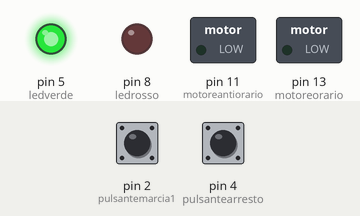
Bench run of a sketch on a simulated Arduino Uno, built with avr-gcc and run on an emulated ATmega328P. On the bench: switched loads named in the sketch (green lamp = pin HIGH), output pins drawn as LEDs (lit = HIGH). The test bench sets the inputs (shaded band); at power-on: pin 2 (pulsantemarcia1) LOW, pin 4 (pulsantearresto) LOW.

Above: at 1.2 s.
1.3 s: pin 2 (pulsantemarcia1) pulled HIGH for 0.15 s
At 1.7 s:
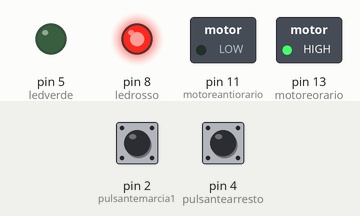
2.9 s: pin 4 (pulsantearresto) pulled HIGH for 0.15 s
At 4.1 s:
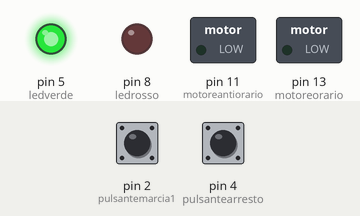
4.5 s: pin 2 (pulsantemarcia1) pulled HIGH for 1 s
At 5.3 s:
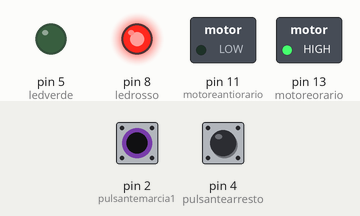
7.0 s: pin 2 (pulsantemarcia1) driven HIGH and pin 4 (pulsantearresto) driven HIGH
At 7.5 s:
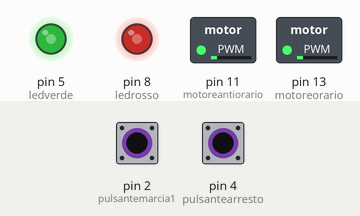
8.5 s: pin 2 (pulsantemarcia1) driven LOW
At 9.4 s:
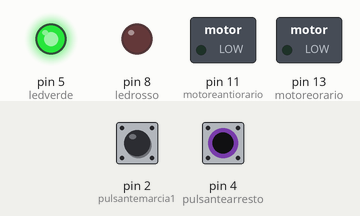
10.0 s: pin 2 (pulsantemarcia1) driven HIGH and pin 4 (pulsantearresto) driven LOW
At 30.7 s:
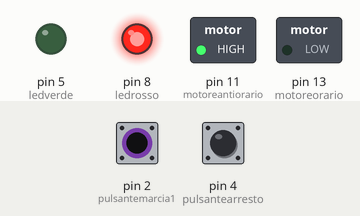
Timing chart, 0 to 31.4 s (numbered marks = the images above; inputs shaded):
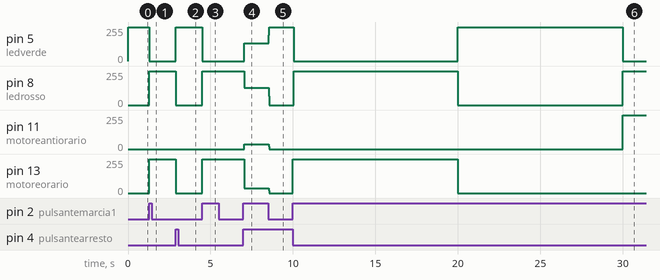

Measured:
- after the input at 1.3 s, pin 5 (ledverde): 255/255 → 0/255 at once; pin 8 (ledrosso), pin 13 (motoreorario): 0/255 → 255/255 at once
- after the input at 2.9 s, pin 5 (ledverde): 0/255 → 255/255 at once; pin 8 (ledrosso), pin 13 (motoreorario): 255/255 → 0/255 at once
- after the input at 4.5 s, pin 5 (ledverde): 255/255 → 0/255 at once; pin 8 (ledrosso), pin 13 (motoreorario): 0/255 → 255/255 at once
- after the input at 7.0 s, pin 5 (ledverde): 0/255 → 135/255 at once; pin 8 (ledrosso): 255/255 → 128/255 at once; pin 11 (motoreantiorario): 0/255 → 37/255 at once; pin 13 (motoreorario): 255/255 → 37/255 at once
- after the input at 8.5 s, pin 5 (ledverde): 135/255 → 255/255 at once; pin 8 (ledrosso): 128/255 → 0/255 at once; pin 11 (motoreantiorario), pin 13 (motoreorario): 37/255 → 0/255 at once
- after the input at 10.0 s, pin 5 (ledverde): 255/255 → 0/255 at once, → 255/255 10.0 s later, → 0/255 10.0 s later; pin 8 (ledrosso): 0/255 → 255/255 at once, → 0/255 10.0 s later, → 255/255 10.0 s later; pin 11 (motoreantiorario): 0/255 → 255/255 after 20.0 s; pin 13 (motoreorario): 0/255 → 255/255 at once, → 0/255 10.0 s later

The sketch:

inversione_temporizzata_di_un_MAT.ino
```cpp
//DICHIARAZIONE PIN
const int motoreorario=13;
const int motoreantiorario=11;
const int pulsantemarcia1=2;
const int pulsantearresto=4;
const int ledverde=5;
const int ledrosso=8;
unsigned long tempoVecchio = 0;
unsigned long tempoAttuale;
int intervallo;
int pausa=0;

//DICHIARAZIONE DELLE VARIABILI E DEL LORO VALORE
int statopulsante1=0;
int statopulsantearresto=0;
int statomotoreorario=LOW;
int statomotoreantiorario=LOW;
int statoledrosso=LOW;

//DICHIARAZIONE  INGRESSI/USCITE
void setup() {
pinMode(motoreorario, OUTPUT);
pinMode(motoreantiorario, OUTPUT);
pinMode(pulsantemarcia1, INPUT);
pinMode(pulsantearresto, INPUT);
pinMode(ledverde,OUTPUT);
pinMode(ledrosso,OUTPUT);
digitalWrite(ledverde,HIGH);
}

void ritardo(int dx) {
   tempoVecchio=millis();
   tempoAttuale=millis();
   while (tempoAttuale-tempoVecchio < dx && statopulsantearresto==LOW){
     tempoAttuale = millis();
     statopulsantearresto=digitalRead(pulsantearresto);
    }
  }


//ESECUZIONE DEL PROGRAMMA
void loop() {

  // PULSANTE MARCIA 1
   statopulsante1=digitalRead(pulsantemarcia1);
  if(statopulsante1==HIGH && statomotoreantiorario==LOW){
     statomotoreorario=HIGH;
     statoledrosso=HIGH;
     digitalWrite(ledrosso,HIGH);
     digitalWrite(motoreorario,HIGH);
     digitalWrite(ledverde,LOW);
     ritardo(intervallo=10000);
     digitalWrite(motoreorario,LOW);
     digitalWrite(motoreantiorario,LOW);
     digitalWrite(ledrosso,LOW);
     digitalWrite(ledverde,HIGH);
     statoledrosso=LOW;
     statomotoreorario=LOW;
     statomotoreantiorario=LOW;
     pausa = 1;
     ritardo(intervallo=10000);
  }


//MARCIA ANTIORARIA in AUTOMATICO
    if(statomotoreorario==LOW && pausa == HIGH){
      statomotoreantiorario=HIGH;
      statoledrosso=HIGH;
    digitalWrite(ledrosso,HIGH);
    digitalWrite(ledverde,LOW);
    digitalWrite(motoreantiorario,HIGH);

     ritardo(intervallo=10000);

     digitalWrite(motoreorario,LOW);
     digitalWrite(motoreantiorario,LOW);
     digitalWrite(ledrosso,LOW);
     digitalWrite(ledverde,HIGH);
     statoledrosso=LOW;
     statomotoreorario=LOW;
     statomotoreantiorario=LOW;
   pausa = 0;

}


//PULSANTE ARRESTO
 statopulsantearresto=digitalRead(pulsantearresto);
 if(statopulsantearresto==HIGH){
   digitalWrite(motoreorario,LOW);
   digitalWrite(motoreantiorario,LOW);
   digitalWrite(ledrosso,LOW);
   digitalWrite(ledverde,HIGH);
   statoledrosso=LOW;
   statomotoreorario=LOW;
   statomotoreantiorario=LOW;
 }
}
```
